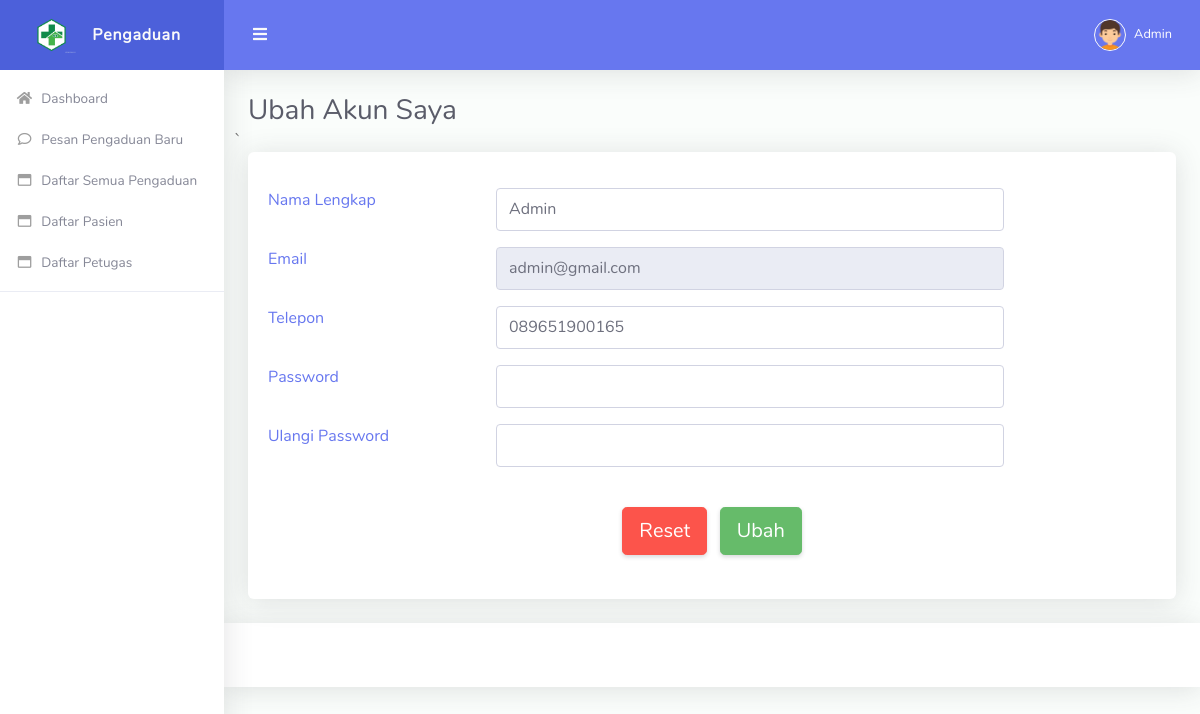
Screenshot of /admin/ubah-akun.php (signed in) with the database file from the repository.
### tables this page shows
CREATE TABLE `tbl_petugas` (
  `id_petugas` int NOT NULL,
  `nama` varchar(90) NOT NULL,
  `email` varchar(50) NOT NULL,
  `telepon` varchar(16) NOT NULL,
  `password` varchar(150) NOT NULL,
  `level` enum('Admin','Petugas') NOT NULL
);

### admin/ubah-akun.php (the view, shortened to what this page needs)
<?php
  include "../koneksi.php";
  $idp = $_SESSION['idp'];
  $data = mysqli_query($koneksi,"select * from tbl_petugas where id_petugas='$idp'");
  $row = mysqli_fetch_array($data);
	?>
  <!DOCTYPE html>
<html lang="en">
<head>
  <link href="../vendor/fontawesome-free/css/all.min.css" rel="stylesheet" type="text/css">
  <link href="../vendor/bootstrap/css/bootstrap.min.css" rel="stylesheet" type="text/css">
  <link href="../css/ruang-admin.min.css" rel="stylesheet">
</head>
<body id="page-top">
  <div id="wrapper">
    <ul class="navbar-nav sidebar sidebar-light accordion" id="accordionSidebar">
      <a class="sidebar-brand d-flex align-items-center justify-content-center" href="index.php">
        <div class="sidebar-brand-icon">
          <img src="../img/logo/logo2.png">
        </div>
        <div class="sidebar-brand-text mx-3">Pengaduan</div>
      </a>
      <?php include "menu.php"; ?>
      <hr class="sidebar-divider">
    </ul>
    <div id="content-wrapper" class="d-flex flex-column">
      <div id="content">
        <nav class="navbar navbar-expand navbar-light bg-navbar topbar mb-4 static-top">
          <button id="sidebarToggleTop" class="btn btn-link rounded-circle mr-3">
            <i class="fa fa-bars"></i>
          </button>
          <ul class="navbar-nav ml-auto">
            <li class="nav-item dropdown no-arrow">
              <a class="nav-link dropdown-toggle" href="#" id="userDropdown" role="button" data-toggle="dropdown"
                aria-haspopup="true" aria-expanded="false">
                <img class="img-profile rounded-circle" src="../img/boy.png" style="max-width: 60px">
                <span class="ml-2 d-none d-lg-inline text-white small"><?php echo $_SESSION['nama']; ?></span>
              </a>
            </li>
          </ul>
        </nav>
        <div class="container-fluid" id="container-wrapper">
          <div class="d-sm-flex align-items-center justify-content-between mb-0">
            <h1 class="h3 mb-0 text-gray-800">Ubah Akun Saya</h1>
          </div>
          <div class="row">
         ` <div class="col-lg-12">
              <div class="card mb-4">
                <div class="card-body">
                  <form action="update-akun.php" method="post" enctype="multipart/form-data">
                    <div class="form-group row">
                      <div class="col-lg-3">
                       <label for="subjek" class="text-primary">Nama Lengkap</label>
                      </div>
                      <div class="col-lg-7">
                       <input type="text" class="form-control" name="nama" value="<?php echo $row['nama']; ?>">
                      </div>
                    </div>
                    <div class="form-group row">
                      <div class="col-lg-3">
                       <label for="subjek" class="text-primary">Email</label>
                      </div>
                      <div class="col-lg-7">
                       <input type="text" class="form-control" value="<?php echo $row['email']; ?>" disabled>
                      </div>
                    </div>
                    <div class="form-group row">
                      <div class="col-lg-3">
                       <label for="subjek" class="text-primary">Telepon</label>
                      </div>
                      <div class="col-lg-7">
                       <input type="text" class="form-control" value="<?php echo $row['telepon']; ?>">
                      </div>
                    </div>
                    <div class="form-group row">
                      <div class="col-lg-3">
                       <label for="subjek" class="text-primary">Password</label>
                      </div>
                      <div class="col-lg-7">
                       <input type="password" class="form-control" name="password1">
                      </div>
                    </div>
                    <div class="form-group row">
                      <div class="col-lg-3">
                       <label for="subjek" class="text-primary">Ulangi Password</label>
                      </div>
                      <div class="col-lg-7">
                       <input type="password" class="form-control" name="password2">
                      </div>
                    </div>
                    <br>
                    <center>
                    <button type="reset" class="btn btn-lg btn-danger">Reset</button> &nbsp;
                    <button type="submit" name="send" class="btn btn-lg btn-success" onClick='return confirmSubmit()'>Ubah</button>
                    </center>
                    <br>
                  </form>
                </div>
              </div>
          </div>
        </div>
      </div>
      <footer class="sticky-footer bg-white">
      </footer>
    </div>
  </div>
</body>
</html>

### rows the page displays
tbl_petugas: nama "Admin", email "admin@gmail.com", telepon "089651900165"

### other values shown
$_SESSION['nama'] "Admin"
